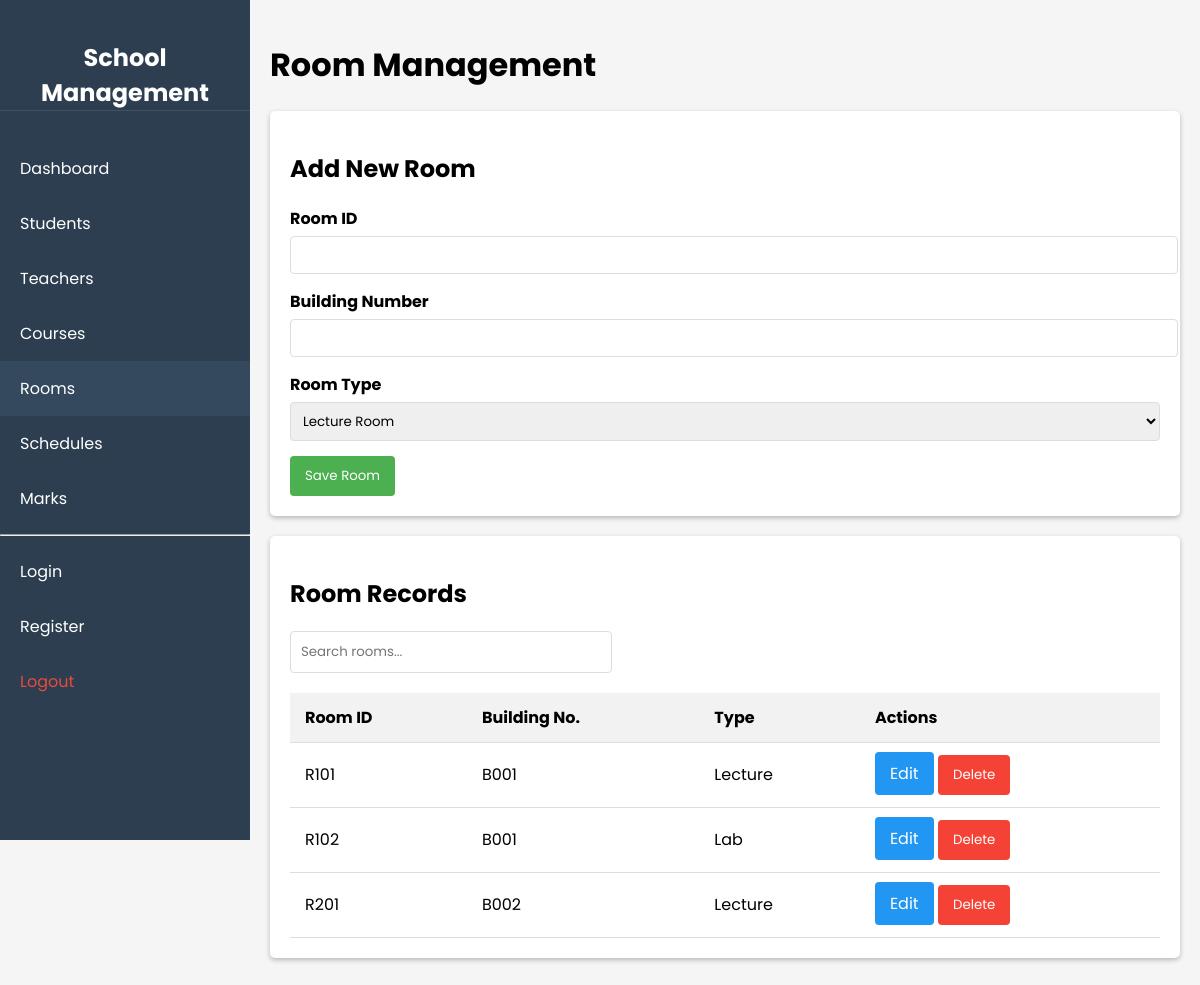
Screenshot of /rooms.php (signed in) with the database file from the repository.
### tables this page shows
CREATE TABLE rooms (
    room_id VARCHAR(10) PRIMARY KEY,
    bid_num VARCHAR(10) NOT NULL,
    room_type ENUM('Lecture','Lab') NOT NULL
);

### rooms.php (the view, shortened to what this page needs)
<?php
require_once "dbcon.php";
$room = ['room_id' => '', 'bid_num' => '', 'room_type' => 'Lecture'];
$rooms = [];
$result = $db->query("SELECT * FROM rooms ORDER BY room_id");
if ($result) {
    $rooms = $result->fetch_all(MYSQLI_ASSOC);
}
?>
<!DOCTYPE html>
<html lang="en">
<head>
    <link rel="stylesheet" href="css/students.css">
</head>
<body>
    <div class="container">
        <?php require_once 'sidebar.php'; ?>
        <div class="main-content">
            <h1>Room Management</h1>
            <div class="card">
                <h2><?php echo empty($_GET['edit']) ? 'Add New Room' : 'Edit Room'; ?></h2>
                <form method="POST">
                    <div class="form-group">
                        <label for="room_id">Room ID</label>
                        <input type="text" id="room_id" name="room_id"
                               value="<?php echo htmlspecialchars($room['room_id']); ?>" required>
                    </div>
                    <div class="form-group">
                        <label for="bid_num">Building Number</label>
                        <input type="text" id="bid_num" name="bid_num"
                               value="<?php echo htmlspecialchars($room['bid_num']); ?>" required>
                    </div>
                    <div class="form-group">
                        <label for="room_type">Room Type</label>
                        <select id="room_type" name="room_type">
                            <option value="Lecture" <?php echo ($room['room_type'] == 'Lecture') ? 'selected' : ''; ?>>Lecture Room</option>
                        </select>
                    </div>
                    <button type="submit" name="save_room">Save Room</button>
                </form>
            </div>
            <div class="card">
                <h2>Room Records</h2>
                <div class="search-box">
                    <input type="text" id="searchInput" placeholder="Search rooms...">
                </div>
                <table id="roomTable">
                    <thead>
                        <tr>
                            <th>Room ID</th>
                            <th>Building No.</th>
                            <th>Type</th>
                            <th>Actions</th>
                        </tr>
                    </thead>
                    <tbody>
                        <?php foreach ($rooms as $r): ?>
                            <tr>
                                <td><?php echo htmlspecialchars($r['room_id']); ?></td>
                                <td><?php echo htmlspecialchars($r['bid_num']); ?></td>
                                <td><?php echo htmlspecialchars($r['room_type']); ?></td>
                                <td>
                                    <a href="rooms.php?edit=<?php echo urlencode($r['room_id']); ?>"
                                       class="btn btn-edit">Edit</a>
                                    <form method="POST" style="display:inline;">
                                        <button type="submit" name="delete_room" class="btn btn-danger"
                                                onclick="return confirm('Delete this room?')">Delete</button>
                                    </form>
                                </td>
                            </tr>
                        <?php endforeach; ?>
                    </tbody>
                </table>
            </div>
        </div>
    </div>
</body>
</html>

### css/students.css (style rules this page uses)
* { font-family: 'Poppins', Arial, sans-serif; }
body { margin: 0; padding: 0; background-color: #f5f5f5; }
.container { min-height: 100vh; }
.main-content { margin-left: 250px; padding: 20px; }
.card { background: white; border-radius: 5px; box-shadow: 0 2px 5px rgba(0,0,0,0.25); padding: 20px; margin-bottom: 20px; }
table { width: 100%; border-collapse: collapse; }
th, td { padding: 12px 15px; text-align: left; border-bottom: 1px solid #ddd; }
th { background-color: #f2f2f2; }
.form-group { margin-bottom: 15px; }
label { display: block; margin-bottom: 5px; font-weight: bold; }
input, select { width: 100%; padding: 8px; border: 1px solid #ddd; border-radius: 4px; }
button { background-color: #4CAF50; color: white; padding: 10px 15px; border: none; border-radius: 4px; cursor: pointer; text-decoration: none; }
.btn { color: white; padding: 10px 15px; border: none; border-radius: 4px; cursor: pointer; text-decoration: none; }
.btn-danger { background-color: #f44336; }
.btn-edit { background-color: #2196F3; }
.search-box { margin-bottom: 20px; }
.search-box input { width: 300px; padding: 10px; }

### rows the page displays
rooms: room_id "R101", bid_num "B001", room_type "Lecture"
rooms: room_id "R102", bid_num "B001", room_type "Lab"
rooms: room_id "R201", bid_num "B002", room_type "Lecture"
